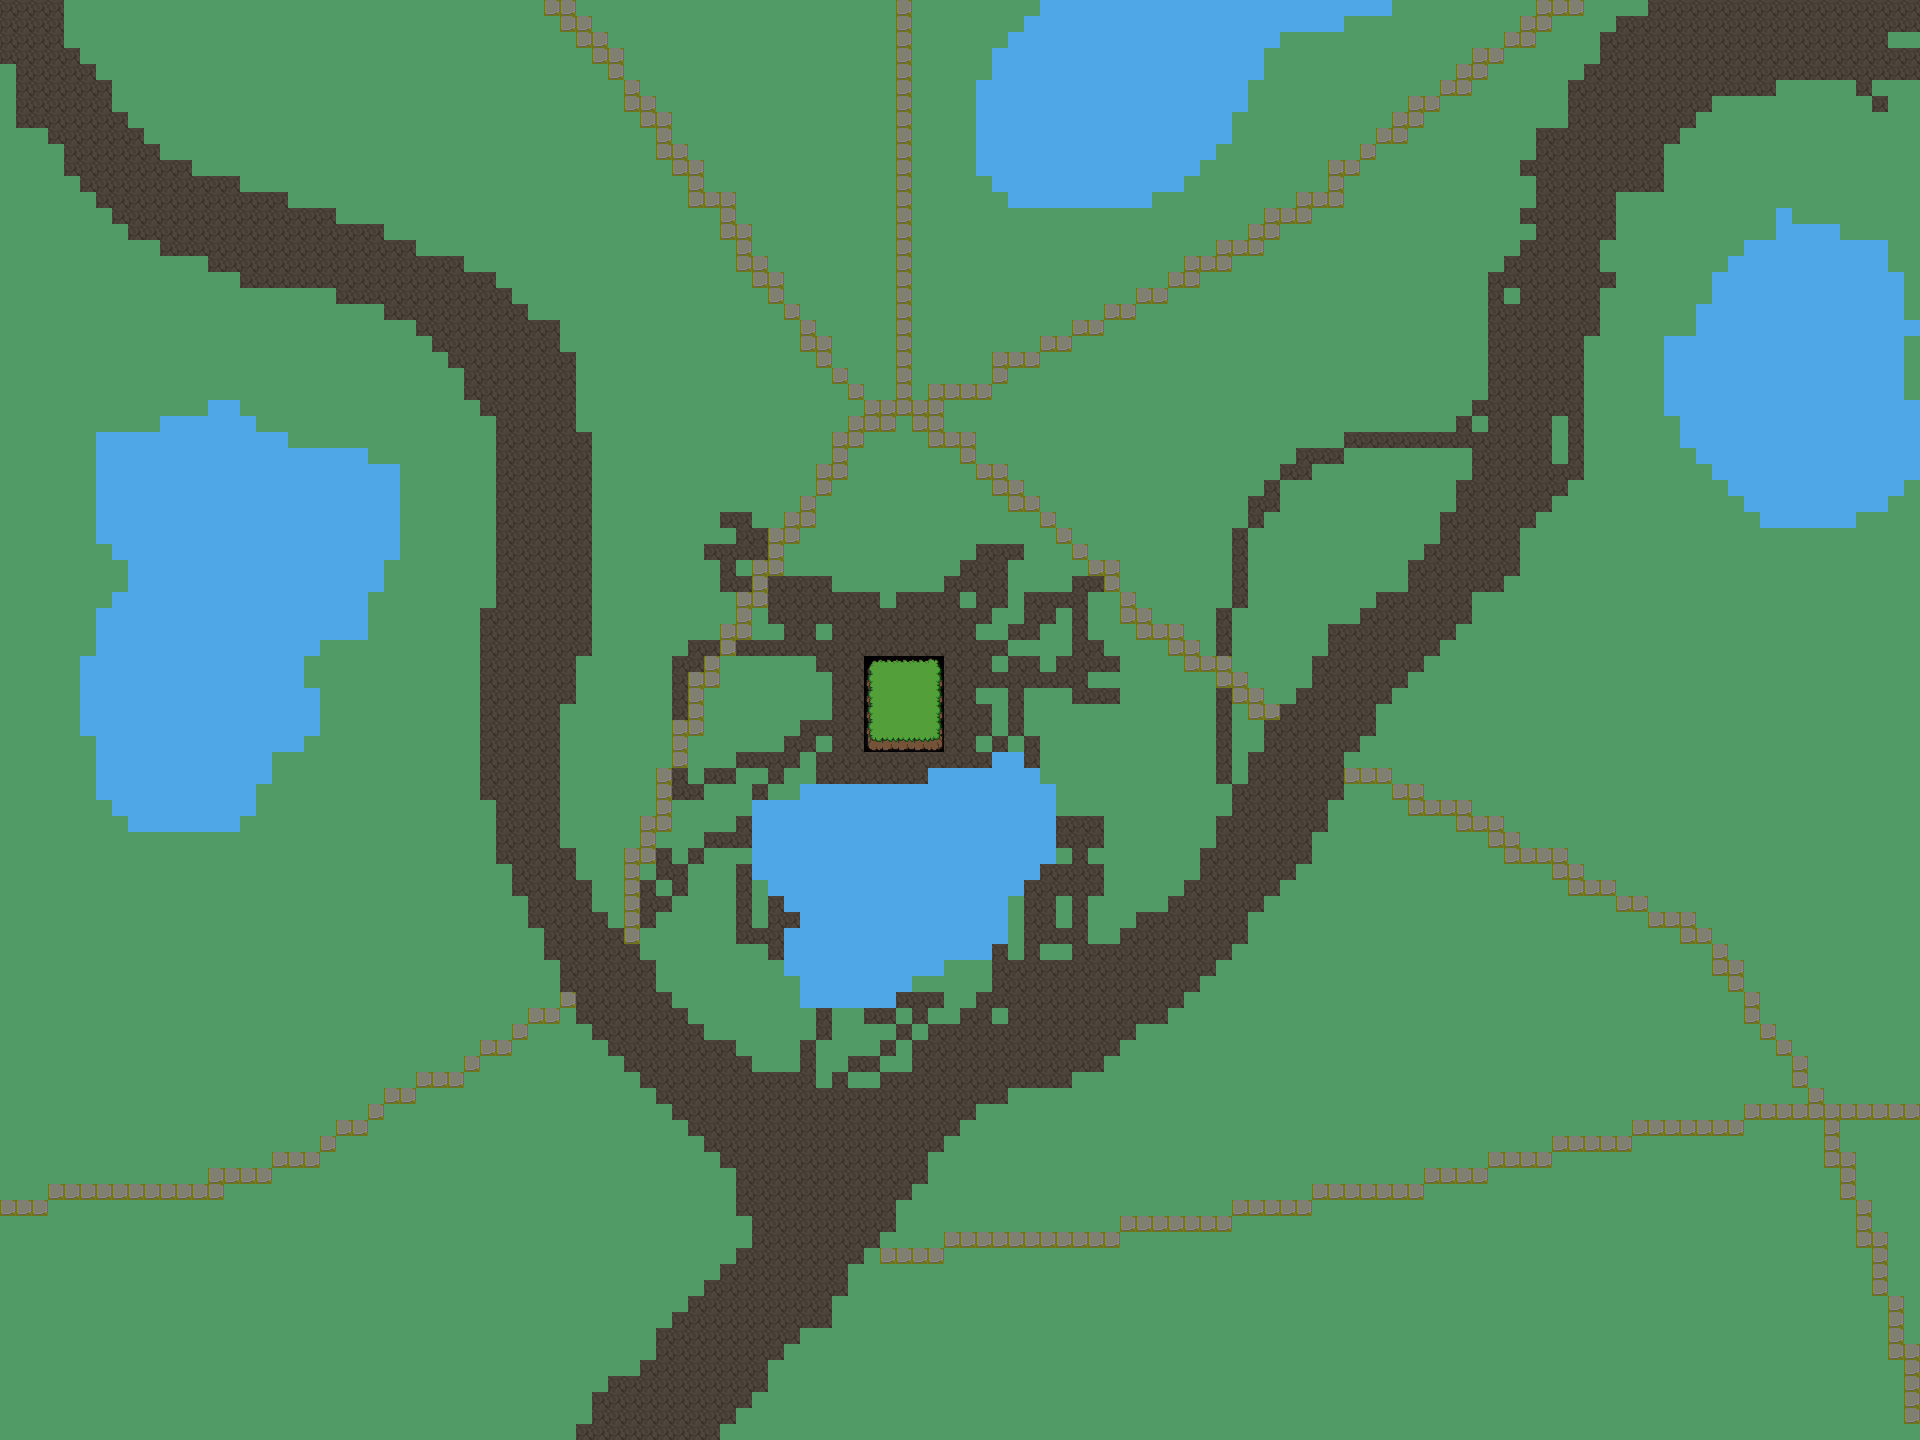

The image is a tile-based game level rendered from a .tmx file. Its description and source (layers, tilesets, objects; grid data summarised) follow:
An orthogonal 120x90 tile map with 16x16 px tiles, 1 tile layer (Tile Layer 1), 4 tilesets.

<map version="1.10" tiledversion="1.10.2" orientation="orthogonal" renderorder="right-down" width="120" height="90" tilewidth="16" tileheight="16" infinite="0" nextlayerid="2" nextobjectid="1">
 <tileset firstgid="1" source="mystic_woods_free_2.1/tsx/grass.tsx" />
 <tileset firstgid="2" source="mystic_woods_free_2.1/tsx/plains.tsx" />
 <tileset firstgid="74" source="mystic_woods_free_2.1/tsx/TX Tileset Grass.tsx" />
 <tileset firstgid="330" source="mystic_woods_free_2.1/tsx/Serene_Village_16x16.tsx" />
 <layer id="1" name="Tile Layer 1" width="120" height="90">
  <data>[10800 cells, 10800 non-empty, 13 distinct tile ids]</data>
 </layer>
</map>
